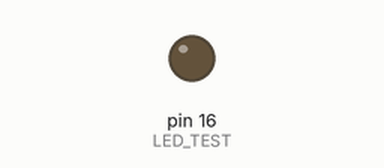
Recording of a sketch running on a simulated Arduino Uno, built with avr-gcc and run on an emulated ATmega328P. Shown: output pins drawn as LEDs (lit = HIGH). What the sketch prints to the serial monitor is not drawn.

Above: at 1.0 s.
At 3.0 s:
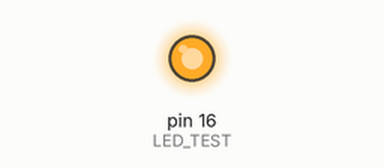
Timing chart, 0 to 5.2 s (numbered marks = the images above):
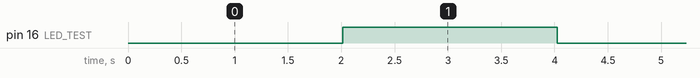

Measured:
- by itself, pin 16 (LED_TEST): alternates HIGH for 2.0 s and LOW for 2.0 s

The sketch:

local_plotter.ino
```cpp
#define LED_TEST 16
//#define LED_TEST 2    Model: CH340

int i;
// the setup function runs once when you press reset or power the board
void setup() {
  // initialize digital pin LED_BUILTIN as an output.
  pinMode(LED_TEST, OUTPUT);
  Serial.begin(115200);
}

// the loop function runs over and over again forever
void loop() {

  digitalWrite(LED_TEST, !HIGH);
  for(i=0; i<100; i++)
  {
    Serial.println(i);
    delay(20);
  }

  digitalWrite(LED_TEST, !LOW);
  for(i=100; i>=1; i--)
  {
    Serial.println(i);
    delay(20);
  }
}
```
